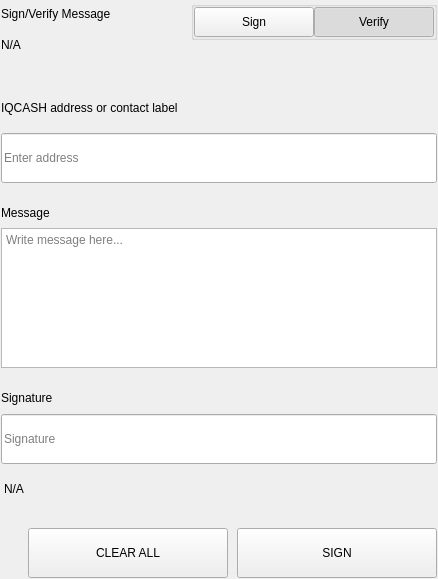
<?xml version="1.0" encoding="UTF-8"?>
<ui version="4.0">
 <class>SettingsSignMessageWidgets</class>
 <widget class="QWidget" name="SettingsSignMessageWidgets">
  <property name="geometry">
   <rect>
    <x>0</x>
    <y>0</y>
    <width>438</width>
    <height>579</height>
   </rect>
  </property>
  <property name="windowTitle">
   <string>Form</string>
  </property>
  <layout class="QVBoxLayout" name="verticalLayout">
   <property name="spacing">
    <number>0</number>
   </property>
   <property name="leftMargin">
    <number>0</number>
   </property>
   <property name="topMargin">
    <number>0</number>
   </property>
   <property name="rightMargin">
    <number>0</number>
   </property>
   <property name="bottomMargin">
    <number>0</number>
   </property>
   <item>
    <widget class="QWidget" name="left" native="true">
     <layout class="QVBoxLayout" name="verticalLayout_3">
      <property name="leftMargin">
       <number>0</number>
      </property>
      <property name="topMargin">
       <number>0</number>
      </property>
      <property name="rightMargin">
       <number>0</number>
      </property>
      <property name="bottomMargin">
       <number>0</number>
      </property>
      <item>
       <widget class="QWidget" name="container_sign" native="true">
        <layout class="QVBoxLayout" name="verticalLayout_2">
         <property name="spacing">
          <number>0</number>
         </property>
         <property name="leftMargin">
          <number>1</number>
         </property>
         <property name="topMargin">
          <number>1</number>
         </property>
         <property name="rightMargin">
          <number>1</number>
         </property>
         <property name="bottomMargin">
          <number>1</number>
         </property>
         <item>
          <layout class="QHBoxLayout" name="horizontalLayout_3" stretch="3,1">
           <property name="spacing">
            <number>40</number>
           </property>
           <item>
            <layout class="QVBoxLayout" name="verticalLayoutTitle">
             <property name="spacing">
              <number>5</number>
             </property>
             <item>
              <widget class="QLabel" name="labelTitle">
               <property name="text">
                <string>Sign/Verify Message</string>
               </property>
              </widget>
             </item>
             <item>
              <widget class="QLabel" name="labelSubtitle1">
               <property name="text">
                <string notr="true">N/A</string>
               </property>
               <property name="wordWrap">
                <bool>true</bool>
               </property>
              </widget>
             </item>
            </layout>
           </item>
           <item alignment="Qt::AlignRight|Qt::AlignTop">
            <widget class="QWidget" name="containerSwitch" native="true">
             <property name="styleSheet">
              <string notr="true">#containerSwitch{
	padding-top:9px;
}</string>
             </property>
             <layout class="QVBoxLayout" name="verticalLayout_6">
              <property name="spacing">
               <number>4</number>
              </property>
              <property name="leftMargin">
               <number>0</number>
              </property>
              <property name="topMargin">
               <number>0</number>
              </property>
              <property name="rightMargin">
               <number>0</number>
              </property>
              <property name="bottomMargin">
               <number>0</number>
              </property>
              <item alignment="Qt::AlignRight">
               <widget class="QGroupBox" name="groupBox">
                <property name="sizePolicy">
                 <sizepolicy hsizetype="Fixed" vsizetype="Preferred">
                  <horstretch>0</horstretch>
                  <verstretch>0</verstretch>
                 </sizepolicy>
                </property>
                <property name="title">
                 <string/>
                </property>
                <property name="alignment">
                 <set>Qt::AlignRight|Qt::AlignTop|Qt::AlignTrailing</set>
                </property>
                <layout class="QHBoxLayout" name="horizontalLayout_4">
                 <property name="spacing">
                  <number>0</number>
                 </property>
                 <property name="leftMargin">
                  <number>0</number>
                 </property>
                 <property name="topMargin">
                  <number>0</number>
                 </property>
                 <property name="rightMargin">
                  <number>0</number>
                 </property>
                 <property name="bottomMargin">
                  <number>0</number>
                 </property>
                 <item>
                  <widget class="QPushButton" name="pushSign">
                   <property name="minimumSize">
                    <size>
                     <width>120</width>
                     <height>30</height>
                    </size>
                   </property>
                   <property name="maximumSize">
                    <size>
                     <width>120</width>
                     <height>30</height>
                    </size>
                   </property>
                   <property name="focusPolicy">
                    <enum>Qt::NoFocus</enum>
                   </property>
                   <property name="text">
                    <string>Sign</string>
                   </property>
                   <property name="checkable">
                    <bool>true</bool>
                   </property>
                   <property name="autoExclusive">
                    <bool>true</bool>
                   </property>
                  </widget>
                 </item>
                 <item>
                  <widget class="QPushButton" name="pushVerify">
                   <property name="minimumSize">
                    <size>
                     <width>120</width>
                     <height>30</height>
                    </size>
                   </property>
                   <property name="maximumSize">
                    <size>
                     <width>120</width>
                     <height>30</height>
                    </size>
                   </property>
                   <property name="focusPolicy">
                    <enum>Qt::NoFocus</enum>
                   </property>
                   <property name="text">
                    <string>Verify</string>
                   </property>
                   <property name="checkable">
                    <bool>true</bool>
                   </property>
                   <property name="checked">
                    <bool>true</bool>
                   </property>
                   <property name="autoExclusive">
                    <bool>true</bool>
                   </property>
                  </widget>
                 </item>
                </layout>
               </widget>
              </item>
              <item alignment="Qt::AlignHCenter|Qt::AlignTop">
               <widget class="QLabel" name="labelSubtitleSwitch">
                <property name="text">
                 <string/>
                </property>
                <property name="alignment">
                 <set>Qt::AlignRight|Qt::AlignTrailing|Qt::AlignVCenter</set>
                </property>
               </widget>
              </item>
             </layout>
            </widget>
           </item>
          </layout>
         </item>
         <item>
          <spacer name="verticalSpacer_2">
           <property name="orientation">
            <enum>Qt::Vertical</enum>
           </property>
           <property name="sizeType">
            <enum>QSizePolicy::Fixed</enum>
           </property>
           <property name="sizeHint" stdset="0">
            <size>
             <width>20</width>
             <height>40</height>
            </size>
           </property>
          </spacer>
         </item>
         <item>
          <widget class="QWidget" name="containerAddress" native="true">
           <property name="sizePolicy">
            <sizepolicy hsizetype="Preferred" vsizetype="Fixed">
             <horstretch>0</horstretch>
             <verstretch>0</verstretch>
            </sizepolicy>
           </property>
           <layout class="QVBoxLayout" name="verticalLayout_5" stretch="0,0">
            <property name="spacing">
             <number>15</number>
            </property>
            <property name="leftMargin">
             <number>0</number>
            </property>
            <property name="topMargin">
             <number>0</number>
            </property>
            <property name="rightMargin">
             <number>0</number>
            </property>
            <property name="bottomMargin">
             <number>0</number>
            </property>
            <item>
             <widget class="QLabel" name="labelSubtitleAddress">
              <property name="minimumSize">
               <size>
                <width>0</width>
                <height>20</height>
               </size>
              </property>
              <property name="maximumSize">
               <size>
                <width>16777215</width>
                <height>20</height>
               </size>
              </property>
              <property name="text">
               <string>IQCASH address or contact label</string>
              </property>
             </widget>
            </item>
            <item>
             <widget class="QLineEdit" name="addressIn_SM">
              <property name="minimumSize">
               <size>
                <width>0</width>
                <height>50</height>
               </size>
              </property>
              <property name="maximumSize">
               <size>
                <width>16777215</width>
                <height>50</height>
               </size>
              </property>
              <property name="placeholderText">
               <string>Enter address</string>
              </property>
             </widget>
            </item>
           </layout>
          </widget>
         </item>
         <item>
          <spacer name="verticalSpacer_3">
           <property name="orientation">
            <enum>Qt::Vertical</enum>
           </property>
           <property name="sizeType">
            <enum>QSizePolicy::Fixed</enum>
           </property>
           <property name="sizeHint" stdset="0">
            <size>
             <width>20</width>
             <height>20</height>
            </size>
           </property>
          </spacer>
         </item>
         <item>
          <layout class="QVBoxLayout" name="verticalLayout_9">
           <property name="spacing">
            <number>5</number>
           </property>
           <item>
            <widget class="QLabel" name="labelSubtitleMessage">
             <property name="minimumSize">
              <size>
               <width>0</width>
               <height>20</height>
              </size>
             </property>
             <property name="maximumSize">
              <size>
               <width>16777215</width>
               <height>20</height>
              </size>
             </property>
             <property name="text">
              <string>Message</string>
             </property>
            </widget>
           </item>
           <item>
            <widget class="QPlainTextEdit" name="messageIn_SM">
             <property name="minimumSize">
              <size>
               <width>0</width>
               <height>140</height>
              </size>
             </property>
             <property name="maximumSize">
              <size>
               <width>16777215</width>
               <height>140</height>
              </size>
             </property>
             <property name="placeholderText">
              <string>Write message here...</string>
             </property>
            </widget>
           </item>
          </layout>
         </item>
         <item>
          <spacer name="verticalSpacer_4">
           <property name="orientation">
            <enum>Qt::Vertical</enum>
           </property>
           <property name="sizeType">
            <enum>QSizePolicy::Fixed</enum>
           </property>
           <property name="sizeHint" stdset="0">
            <size>
             <width>20</width>
             <height>20</height>
            </size>
           </property>
          </spacer>
         </item>
         <item>
          <widget class="QWidget" name="widget" native="true">
           <property name="minimumSize">
            <size>
             <width>0</width>
             <height>75</height>
            </size>
           </property>
           <property name="maximumSize">
            <size>
             <width>16777215</width>
             <height>16777215</height>
            </size>
           </property>
           <layout class="QVBoxLayout" name="verticalLayout_4">
            <property name="leftMargin">
             <number>0</number>
            </property>
            <property name="topMargin">
             <number>0</number>
            </property>
            <property name="rightMargin">
             <number>0</number>
            </property>
            <property name="bottomMargin">
             <number>0</number>
            </property>
            <item>
             <widget class="QLabel" name="labelSubtitleSignature">
              <property name="minimumSize">
               <size>
                <width>0</width>
                <height>20</height>
               </size>
              </property>
              <property name="maximumSize">
               <size>
                <width>16777215</width>
                <height>20</height>
               </size>
              </property>
              <property name="text">
               <string>Signature</string>
              </property>
             </widget>
            </item>
            <item>
             <widget class="QLineEdit" name="signatureOut_SM">
              <property name="minimumSize">
               <size>
                <width>0</width>
                <height>50</height>
               </size>
              </property>
              <property name="placeholderText">
               <string>Signature</string>
              </property>
             </widget>
            </item>
           </layout>
          </widget>
         </item>
         <item>
          <widget class="QLabel" name="statusLabel_SM">
           <property name="styleSheet">
            <string notr="true">padding-top:5px;</string>
           </property>
           <property name="text">
            <string notr="true">N/A</string>
           </property>
          </widget>
         </item>
         <item>
          <spacer name="verticalSpacer">
           <property name="orientation">
            <enum>Qt::Vertical</enum>
           </property>
           <property name="sizeType">
            <enum>QSizePolicy::Fixed</enum>
           </property>
           <property name="sizeHint" stdset="0">
            <size>
             <width>20</width>
             <height>20</height>
            </size>
           </property>
          </spacer>
         </item>
         <item>
          <layout class="QHBoxLayout" name="horizontalLayout_7">
           <property name="spacing">
            <number>9</number>
           </property>
           <item>
            <spacer name="horizontalSpacer_5">
             <property name="orientation">
              <enum>Qt::Horizontal</enum>
             </property>
             <property name="sizeType">
              <enum>QSizePolicy::Expanding</enum>
             </property>
             <property name="sizeHint" stdset="0">
              <size>
               <width>40</width>
               <height>20</height>
              </size>
             </property>
            </spacer>
           </item>
           <item>
            <widget class="QPushButton" name="pushButtonClear">
             <property name="minimumSize">
              <size>
               <width>200</width>
               <height>50</height>
              </size>
             </property>
             <property name="focusPolicy">
              <enum>Qt::NoFocus</enum>
             </property>
             <property name="text">
              <string>CLEAR ALL</string>
             </property>
            </widget>
           </item>
           <item>
            <widget class="QPushButton" name="pushButtonSave">
             <property name="minimumSize">
              <size>
               <width>200</width>
               <height>50</height>
              </size>
             </property>
             <property name="maximumSize">
              <size>
               <width>200</width>
               <height>50</height>
              </size>
             </property>
             <property name="focusPolicy">
              <enum>Qt::NoFocus</enum>
             </property>
             <property name="text">
              <string>SIGN</string>
             </property>
            </widget>
           </item>
          </layout>
         </item>
        </layout>
       </widget>
      </item>
     </layout>
    </widget>
   </item>
  </layout>
 </widget>
 <resources/>
 <connections/>
</ui>
